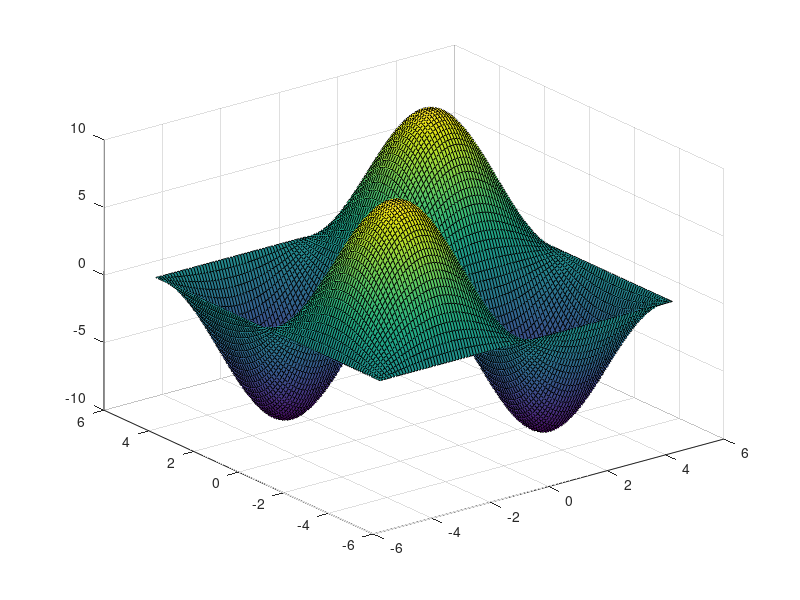
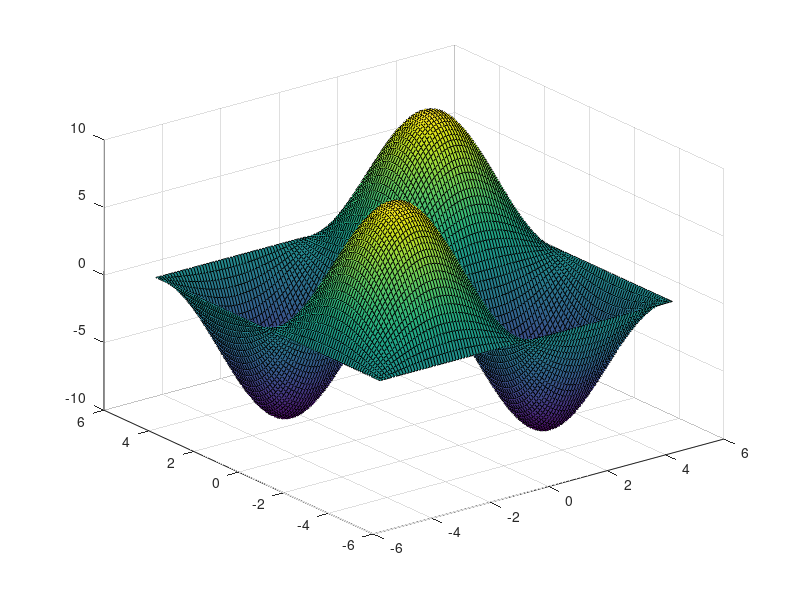
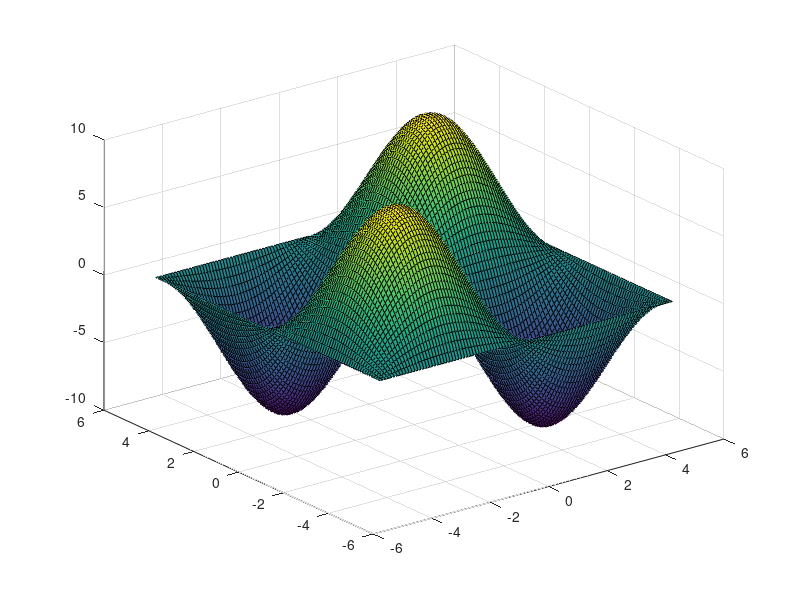
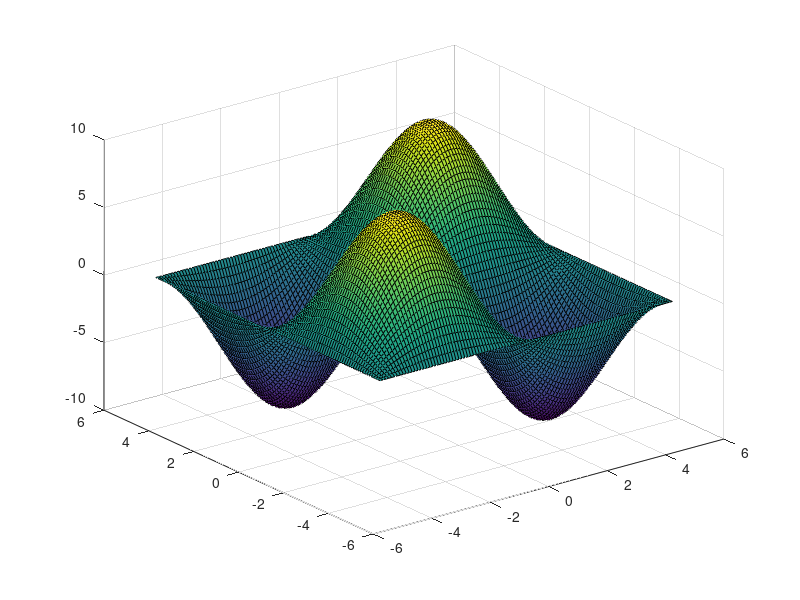

Source code (MATLAB) for these figures, in order:
%Normal Modes of a Square Membrane
%Making a GIF
%F.I. Giasemis

clear all
disp('give two positive integers');
n=1;
m=1;
[x,y]=meshgrid(-5:.1:5);
A=10;
l=5;
i=1;

for t=0:.1:(2*pi/sqrt(2));
    u=A*sin(m*pi*x/l).*sin(n*pi*y/l)*cos(sqrt(m^2+n^2)*t);
    fig=figure;
    surf(x,y,u);
    zlim([-A A]);
    saveas(fig,sprintf('FIG%d.png',i));
    i=i+1;
    close;
end
clc
    
    